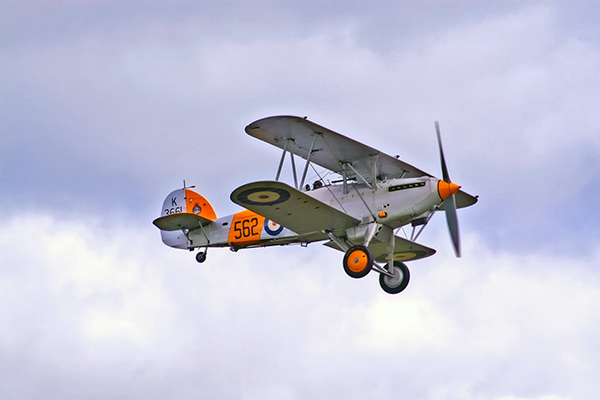
#> input picture study/opencv/data/airplane.bmp, 600 x 400 px
$ python rotation.py
#> lines starting #> are read from the running program, lines starting #| are printed output that depends on the picture
import sys
import numpy as np
import cv2

src = cv2.imread('./data/airplane.bmp')
#> src is the input picture: shape (400, 600, 3); mean B, G, R 217.1, 197.6, 196.8

if src is None:
    print('image is none')
    sys.exit()

rad = 20 * np.pi /180
aff = np.array([[np.cos(rad), np.sin(rad), 0],
                [-np.sin(rad), np.cos(rad), 0]], dtype=np.float32)

dst = cv2.warpAffine(src, aff, (0,0))
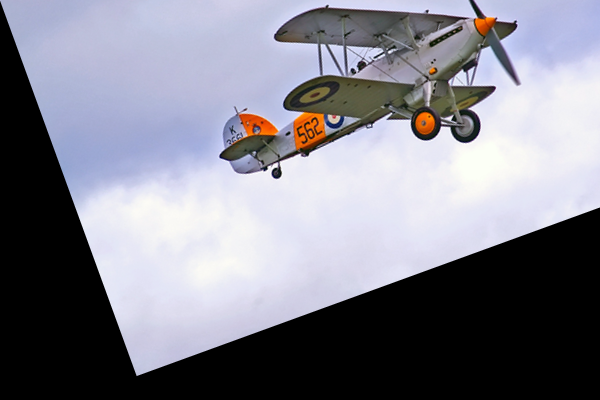
#> dst: shape (400, 600, 3); mean B, G, R 141.1, 130.3, 130.3

cv2.imshow('src', src)
cv2.imshow('dst', dst)

cv2.waitKey()
#> (the run stopped early here; a loop or call above may not have finished)

$ run again, with study/opencv/data/field.bmp copied over study/opencv/data/airplane.bmp
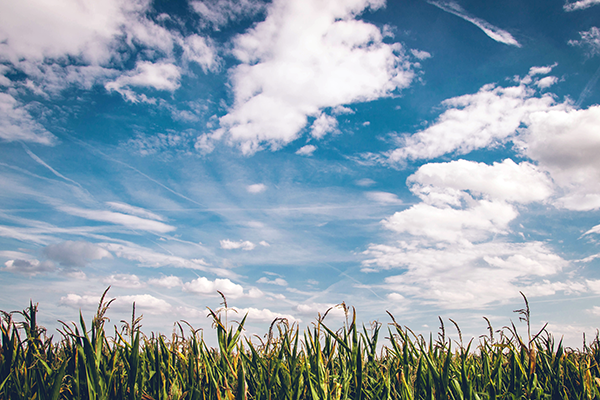
#> input picture study/opencv/data/field.bmp, 600 x 400 px
#> src is the input picture: shape (400, 600, 3); mean B, G, R 173.2, 160.3, 141.8
#> `dst = cv2.warpAffine(src, aff, (0,0))`:
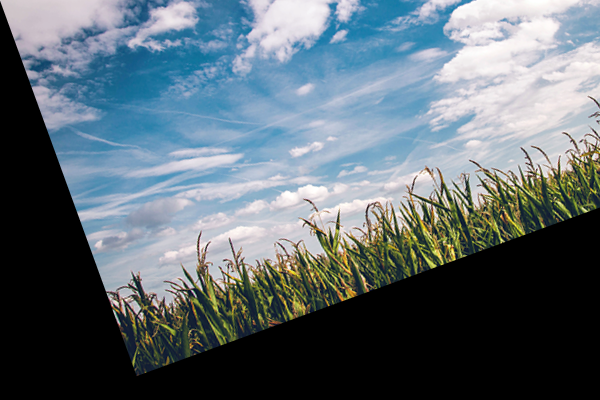
#> dst: shape (400, 600, 3); mean B, G, R 114, 106.8, 94.4
